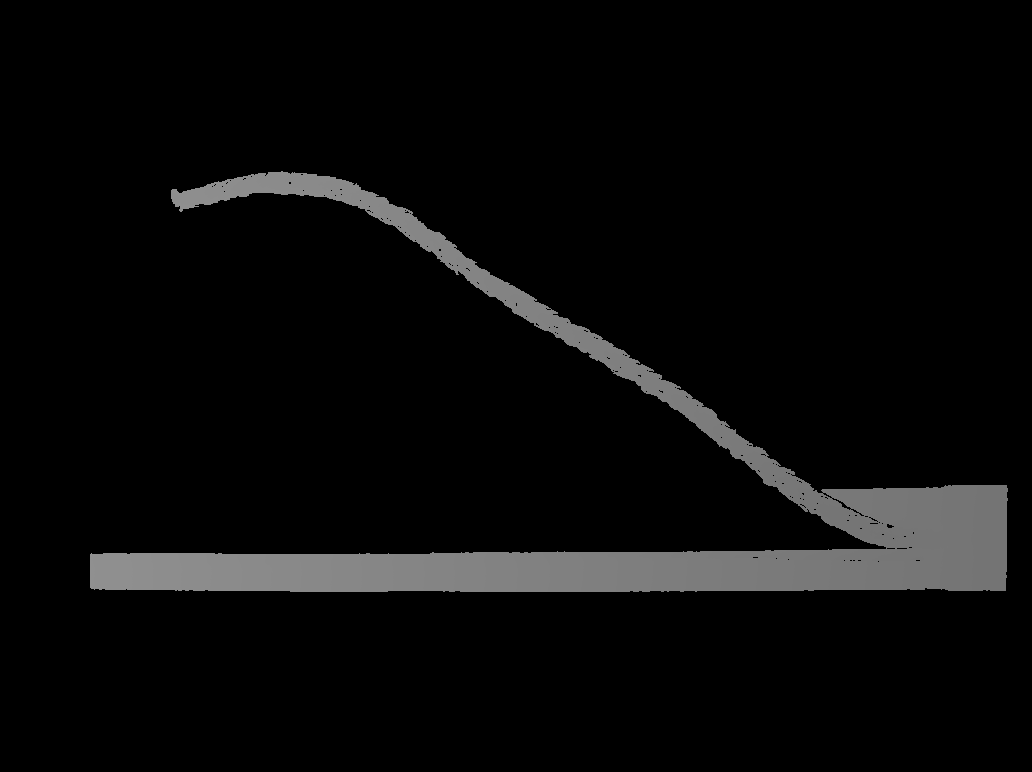
#> input picture edge_detection.png, 1032 x 772 px
$ jupyter execute --allow-errors edge_detect.ipynb   (shell and % lines are left out)
#> lines starting #> are read from the running program, lines starting #| are printed output that depends on the picture; after the words box and inside, x2 and y2 are one past the last pixel; in counts of white or black regions, pixels touching at a corner belong together
[cell 1]
from autolab_core import RigidTransform,RgbdImage,DepthImage,ColorImage, CameraIntrinsics
import numpy as np
import matplotlib.pyplot as plt
#from ../../cable_untangling.tcps import *
#from ../../cable_untangling.grasp import Grasp,GraspSelector
import time
import os
import sys
# [5 lines of commented-out code are left out]
from PIL import Image, ImageFilter
import cv2

[cell 2]
p = image_path = "edge_detection.png"
img_np = plt.imread(image_path)
#> img_np is the input picture: shape (772, 1032, 3) float32; min 0, max 0.565, mean 0.0386
img = Image.open(p)
plt.imshow(img)

[cell 3]
img_skeleton = img.filter(ImageFilter.Kernel((3, 3), (-1, -1, -1, -1, 8,
                                          -1, -1, -1, -1), 1, 0))
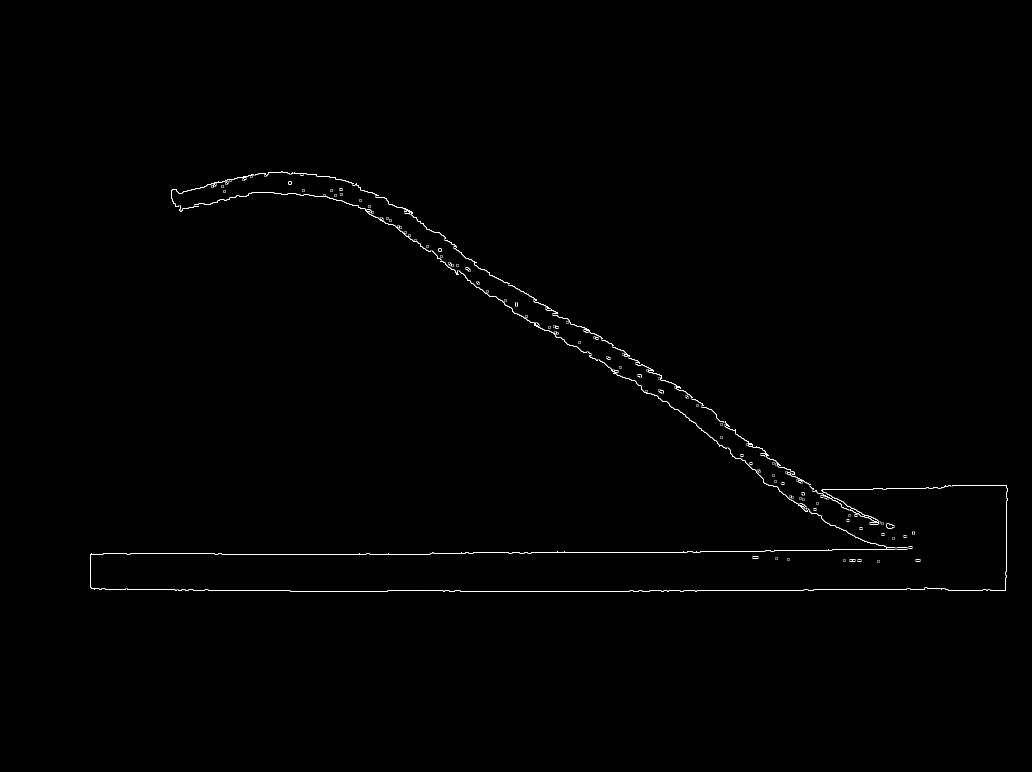
#> img_skeleton: PIL image 1032x772 RGB; min 0, max 255, mean 1.6
img_skeleton

[cell 4]
# convert to CV_8UC1
img_skeleton = np.array(img)
img_skeleton = cv2.cvtColor(img_skeleton, cv2.COLOR_RGB2GRAY)
#> img_skeleton: shape (772, 1032)
# img_skeleton = cv2.threshold(img_skeleton, 0, 255, cv2.THRESH_BINARY)[1]

[cell 5]
features = cv2.goodFeaturesToTrack(img_skeleton, 2, 0.01, 10)
#> features = [[290, 183], [439, 250]]
features
#> Out = [[290, 183], [439, 250]]

#> (a cell that did not finish here is left out)

[cell 7]
# img = cv2.imread(p, 0)
# cv2.goodFeaturesToTrack(img, maxCorners=5, qualityLevel=.01, minDistance=10, useHarrisDetector=True)
for (x, y) in features[:, 0].astype("int0"):
    cv2.circle(img_skeleton, (x, y), 27, 127, -1)
    print(x, y)
#> this loop made 2 passes
#| 290 183
#| 439 250
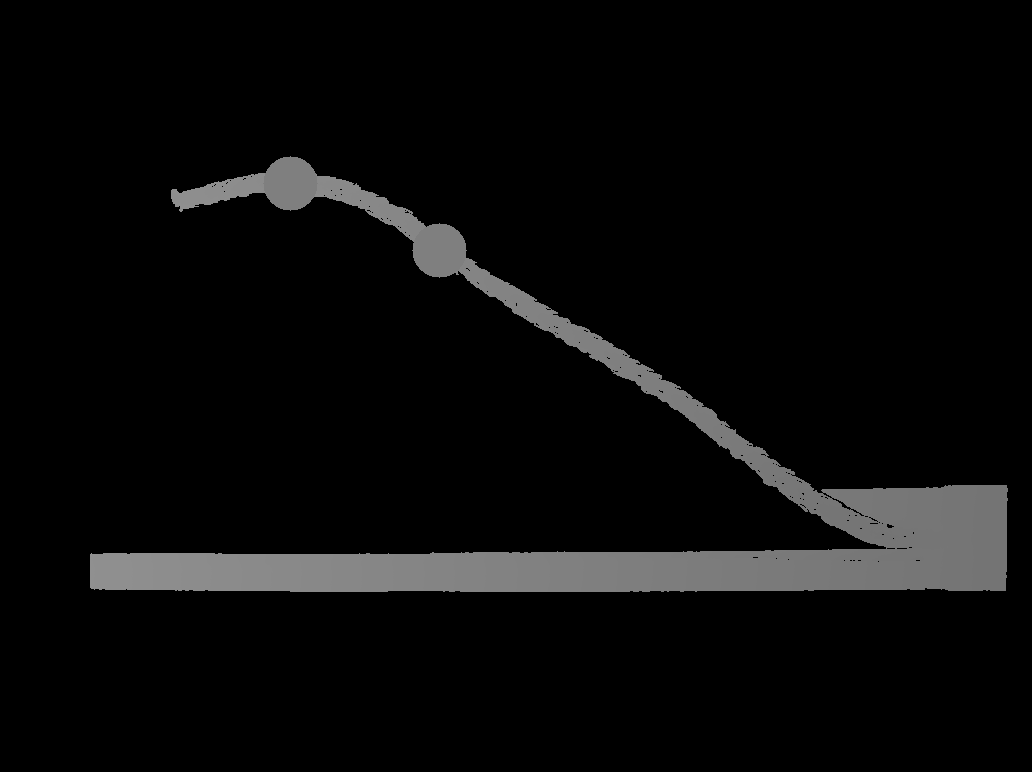
#> img_skeleton: shape (772, 1032); min 0, max 144, mean 10.2

plt.imshow(img_skeleton)

#> (a cell that did not finish here is left out)

[cell 9]
img

[cell 10]
import cv2

#> (the rest of this cell did not finish here and is left out)

#> (a cell that did not finish here is left out)

#> (a cell that did not finish here is left out)

[cell 13]
# Set the centroids Dictionary:
centroidsDictionary = {}

# Get centroids on the end points mask:
#> (the rest of this cell did not finish here and is left out)

[cell 14]
inputImage = img
scalePercent = 50  # percent of original size
#> (the rest of this cell did not finish here and is left out)

[cell 15]
# Loop trough the dictionary and get the final centroid values:
for k in centroidsDictionary:
    # Get the value of the current key:
    (cx, cy, count) = centroidsDictionary[k]
    # Process combined points:
    if count != 1:
        cx = int(cx/count)
        cy = int(cy/count)
    # Draw circle at the centroid
    cv2.circle(resizedImage, (cx, cy), 5, (0, 0, 255), -1)

#> (the rest of this cell did not finish here and is left out)

[cell 16]
max_val = 0
#> (the rest of this cell did not finish here and is left out)

#> (a cell that did not finish here is left out)

[cell 18]
import cv2 as cv

input_image = np.array((
    [0, 0, 0, 0, 0, 0, 0, 0],
    [0, 255, 255, 255, 0, 0, 0, 255],
    [0, 255, 255, 255, 0, 0, 0, 0],
    [0, 255, 255, 255, 0, 255, 0, 0],
    [0, 0, 255, 0, 0, 0, 0, 0],
    [0, 0, 255, 0, 0, 255, 255, 0],
    [0,255, 0, 255, 0, 0, 255, 0],
    [0, 255, 255, 255, 0, 0, 0, 0]), dtype="uint8")
kernel = np.array((
        [0, 1, 0],
        [1, -1, 1],
        [0, 1, 0]), dtype="int")
output_image = cv.morphologyEx(input_image, cv.MORPH_HITMISS, kernel)
rate = 50
kernel = (kernel + 1) * 127
kernel = np.uint8(kernel)
kernel = cv.resize(kernel, None, fx = rate, fy = rate, interpolation = cv.INTER_NEAREST)
cv.imshow("kernel", kernel)
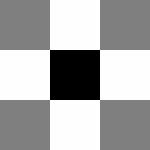
#> window 'kernel': shape (150, 150); min 0, max 254, mean 169.3
cv.moveWindow("kernel", 0, 0)
input_image = cv.resize(input_image, None, fx = rate, fy = rate, interpolation = cv.INTER_NEAREST)
cv.imshow("Original", input_image)
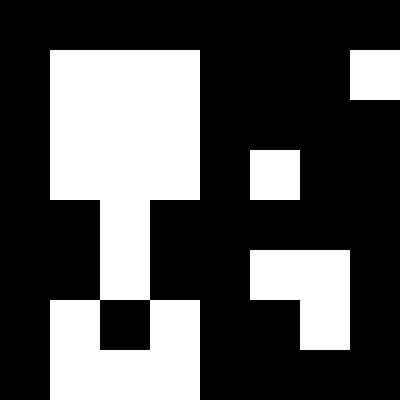
#> window 'Original': shape (400, 400); 32.8% white; 4 white regions, box (x1, y1, x2, y2) and area: (50, 50, 200, 400) 40000, (250, 250, 350, 350) 7500, (350, 50, 400, 100) 2500, (250, 150, 300, 200) 2500
cv.moveWindow("Original", 0, 200)
output_image = cv.resize(output_image, None , fx = rate, fy = rate, interpolation = cv.INTER_NEAREST)
cv.imshow("Hit or Miss", output_image)
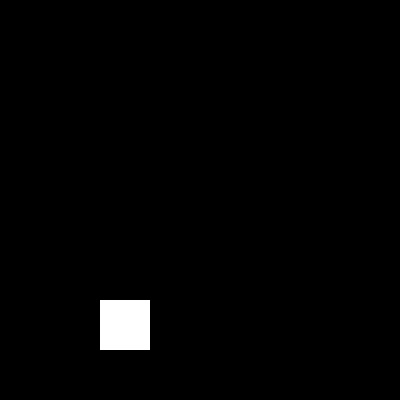
#> window 'Hit or Miss': shape (400, 400); 1.6% white; 1 white region, box (x1, y1, x2, y2) and area: (100, 300, 150, 350) 2500
cv.moveWindow("Hit or Miss", 500, 200)
cv.waitKey(0)
cv.destroyAllWindows()
